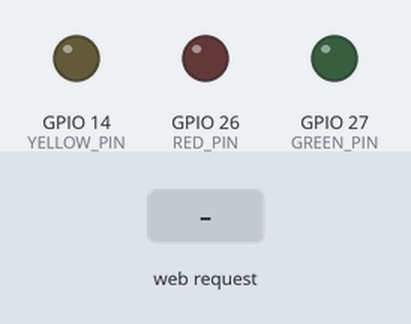
Bench run of a program on a simulated ESP32. On the bench: output pins drawn as LEDs (lit = HIGH). Dashed ring = blinking. The test bench sets the inputs (shaded band). WiFi joins after 1.5 s; servers stay silent unless stated; what the program prints to the serial monitor is not drawn.

Above: at 2.7 s.
2.8 s: HTTP request GET /chime received
At 2.95 s:
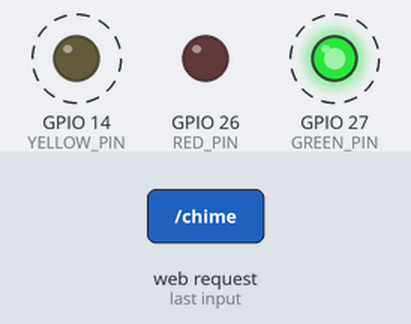
At 3.4 s:
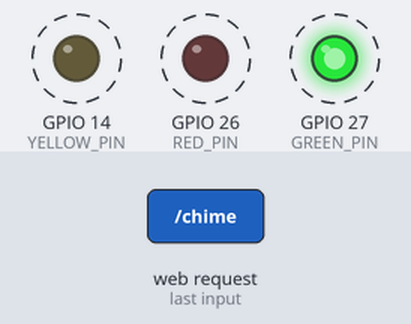
Timing chart, 0 to 8.3 s (numbered marks = the images above; inputs shaded):
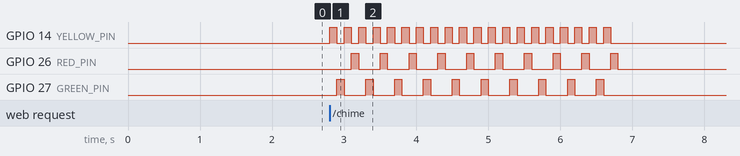

The program:

main.cpp
```cpp
#include <WiFi.h>
#include <WebServer.h>

// --- WiFi config ---
const char* ssid = "PCM";
const char* password = "makerspace";

// --- LED pins ---
const int RED_PIN = 26;
const int GREEN_PIN = 27;
const int YELLOW_PIN = 14;
const int delay_ms = 100;

// --- Web server ---
WebServer server(80);

// --- Flag to trigger LED sequence ---
bool runSequence = false;

// --- Function to run the LED sequence ---
void ledSequence(int iterations = 2) {
  for (int iter = 0; iter < iterations; iter++) {
    // Yellow
    digitalWrite(YELLOW_PIN, HIGH);
    delay(delay_ms);
    digitalWrite(YELLOW_PIN, LOW);

    // Green
    digitalWrite(GREEN_PIN, HIGH);
    delay(delay_ms);
    digitalWrite(GREEN_PIN, LOW);

    // Yellow again
    digitalWrite(YELLOW_PIN, HIGH);
    delay(delay_ms);
    digitalWrite(YELLOW_PIN, LOW);

    // Red
    digitalWrite(RED_PIN, HIGH);
    delay(delay_ms);
    digitalWrite(RED_PIN, LOW);
  }
}

// --- HTTP handler for /chime ---
void handleChime() {
  server.send(200, "text/plain", "LED sequence triggered!");
  Serial.println("[ESP32] LED sequence triggered via HTTP");
  runSequence = true;  // set flag to run sequence in loop
}

// --- WiFi connection ---
void connectWiFi() {
  Serial.print("[ESP32] Connecting to WiFi");
  WiFi.begin(ssid, password);
  while (WiFi.status() != WL_CONNECTED) {
    delay(500);
    Serial.print(".");
  }
  Serial.println("\n[ESP32] WiFi connected!");
  Serial.print("[ESP32] IP: ");
  Serial.println(WiFi.localIP());
}

// --- Setup ---
void setup() {
  Serial.begin(9600);

  // Initialize LED pins
  pinMode(RED_PIN, OUTPUT);
  pinMode(GREEN_PIN, OUTPUT);
  pinMode(YELLOW_PIN, OUTPUT);

  digitalWrite(RED_PIN, LOW);
  digitalWrite(GREEN_PIN, LOW);
  digitalWrite(YELLOW_PIN, LOW);

  connectWiFi();

  // HTTP route
  server.on("/chime", handleChime);
  server.begin();
  Serial.println("[ESP32] HTTP server started");
}

// --- Loop ---
void loop() {
  server.handleClient();  // Handle incoming HTTP requests

  if (runSequence) {
    ledSequence(10);      // Run the LED sequence 2 iterations
    runSequence = false; // Reset flag
  }
}
```

Measured:
- after the input at 2.8 s, GPIO 14 (YELLOW_PIN): alternates HIGH for 0.10 s and LOW for 0.10 s, 40 changes in all, then stays LOW, starting at once; GPIO 26 (RED_PIN): alternates HIGH for 0.10 s and LOW for 0.30 s, 20 changes in all, then stays LOW, starting after 0.30 s
